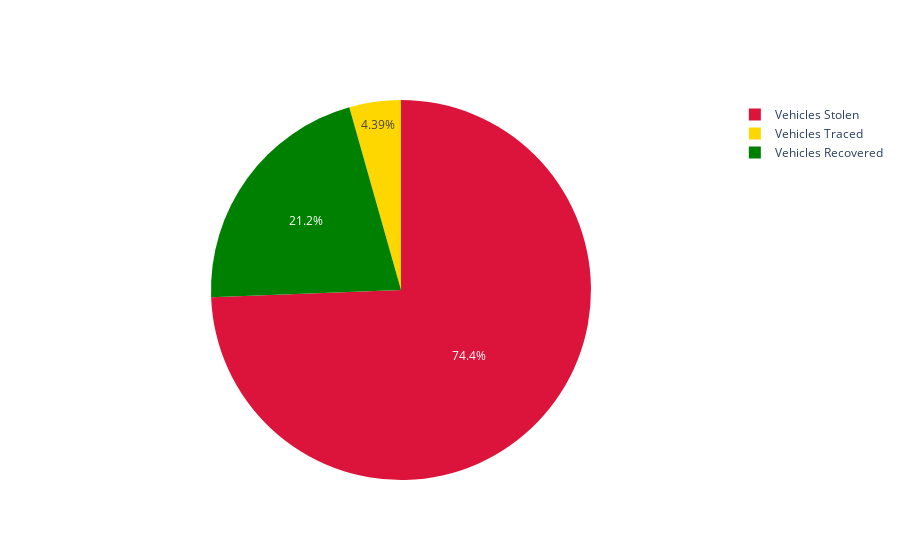

This figure's notebook cell:
### Markdown cell above
### Proportion of vehicles stolen, traced and recovered <a class="anchor" id="section_3_2"></a>

### Code cell
auto_theft_traced = auto_theft['Auto_Theft_Coordinated/Traced'].sum()
auto_theft_recovered = auto_theft['Auto_Theft_Recovered'].sum()
auto_theft_stolen = auto_theft['Auto_Theft_Stolen'].sum()

vehicle_group = ['Vehicles Stolen','Vehicles Traced','Vehicles Recovered']
vehicle_vals = [auto_theft_stolen,auto_theft_traced,auto_theft_recovered]

colors = ['crimson','gold','green']

fig = go.Figure(data=[go.Pie(labels=vehicle_group, values=vehicle_vals,sort=False,
                            marker=dict(colors=colors),textfont_size=12)])

fig.show()

### Figure 1 — Plotly figure (JSON) as saved in the notebook; plotly's stock layout.template omitted (floating-point values rounded to 4 significant figures)
{"data": [{"labels": ["Vehicles Stolen", "Vehicles Traced", "Vehicles Recovered"], "marker": {"colors": ["crimson", "gold", "green"]}, "sort": false, "textfont": {"size": 12}, "type": "pie", "values": [1919890, 113228, 547292]}], "layout": {"autosize": true}}
